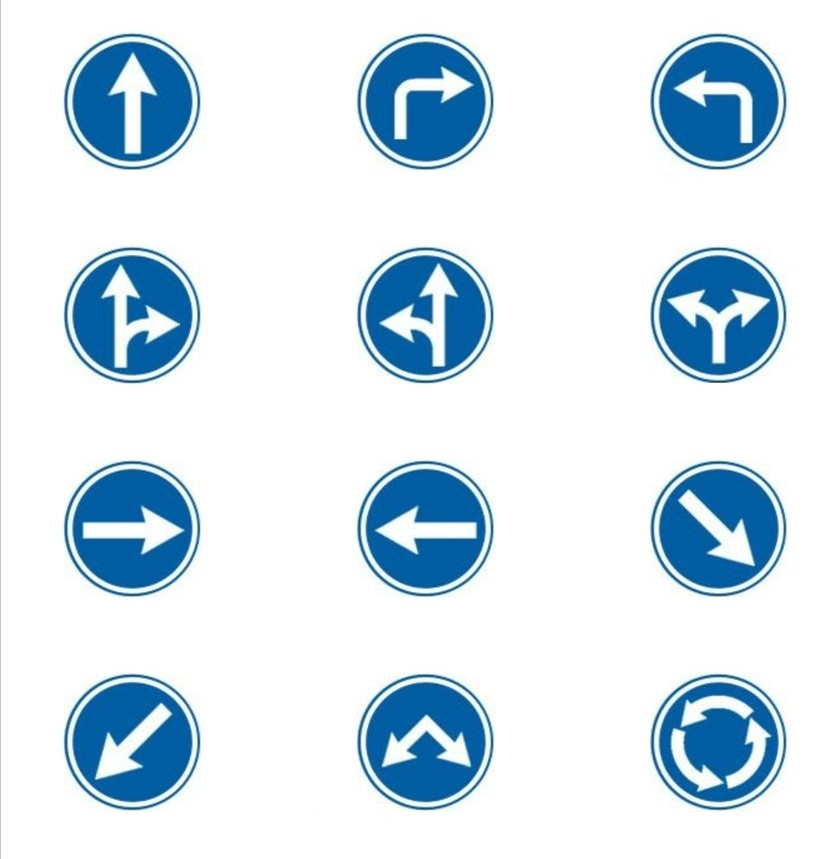
#> input picture g1.jpg, 817 x 859 px
$ python app_detect.py
#> lines starting #> are read from the running program, lines starting #| are printed output that depends on the picture; after the words box and inside, x2 and y2 are one past the last pixel; in counts of white or black regions, pixels touching at a corner belong together
import cv2
import numpy as np

def is_circle(contour):

    epsilon = 0.02 * cv2.arcLength(contour, True)
    approx = cv2.approxPolyDP(contour, epsilon, True)

    # proverka za krugla forma
    return len(approx) >= 8

def detect_and_draw_sign(image):
    # select image

#> called with image = 'recog_image.jpg'
    image = cv2.imread("g1.jpg")
#> image is the input picture: shape (859, 817, 3); mean B, G, R 236.6, 225.8, 209.7


    image = cv2.resize(image,(500,600)) # resizng
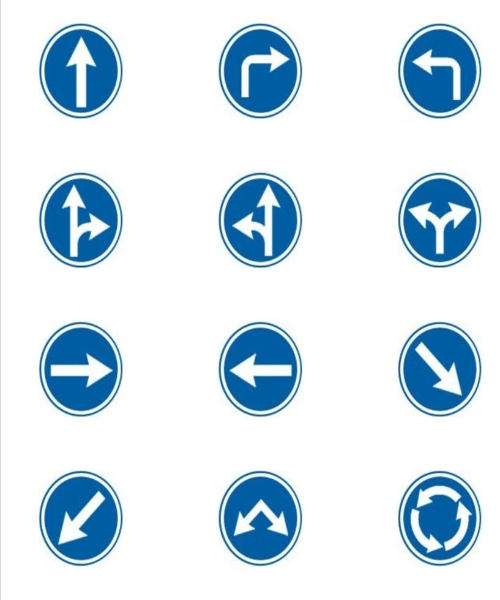
#> image: shape (600, 500, 3); mean B, G, R 236.6, 225.7, 209.7


    hsv = cv2.cvtColor(image, cv2.COLOR_BGR2HSV) # converting to hsv
#> hsv: shape (600, 500, 3); mean H, S, V 31.2, 42.4, 236.8

    # Opredelqne na oblastite na cvetovete koito otgovarqt za cvetovete na putniq znak

    lower_blue = np.array([100, 100, 100])
    upper_blue = np.array([140, 255, 255])
    mask = cv2.inRange(hsv, lower_blue, upper_blue)
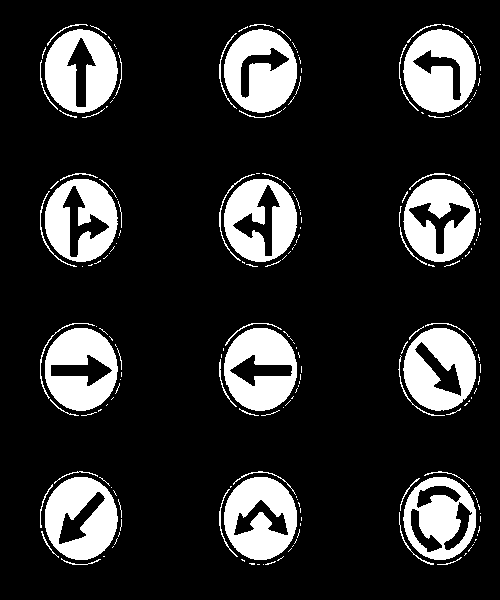
#> mask: shape (600, 500); 16.7% white; 211 white regions (156 under 20 px)


    contours, _ = cv2.findContours(mask, cv2.RETR_EXTERNAL, cv2.CHAIN_APPROX_SIMPLE)    # namirane na kontura na znaka
#> contours = 211 contours, 182 with area under 20; largest, box (x1, y1, x2, y2) and area: (224, 477, 297, 560) 4680, (45, 29, 118, 113) 4676, (224, 179, 297, 262) 4674, (224, 29, 297, 113) 4674, (45, 477, 118, 560) 4664

    # Ograjdane na znaka
    for contour in contours:
        area = cv2.contourArea(contour)
        if 500 < area < 5000 and is_circle(contour):
            x, y, w, h = cv2.boundingRect(contour)
            cv2.rectangle(image, (x, y), (x + w, y + h), (0, 0, 255), 2)
#> this loop made 211 passes
#> (area, epsilon in is_circle, x, y, h) on passes 47, 48, 50: (4649.5, 5.12, 403, 477, 83), (4680.5, 5.14, 224, 477, 83), (4664, 5.13, 45, 477, 83)
#> (area, x, y, h) on passes 96, 97, 99, 153, 154, 156: (4628, 403, 328, 83), (4660.5, 224, 328, 83), (4656.5, 45, 328, 83), (4654, 403, 179, 83), (4674, 224, 179, 83), (4663, 45, 179, 83)
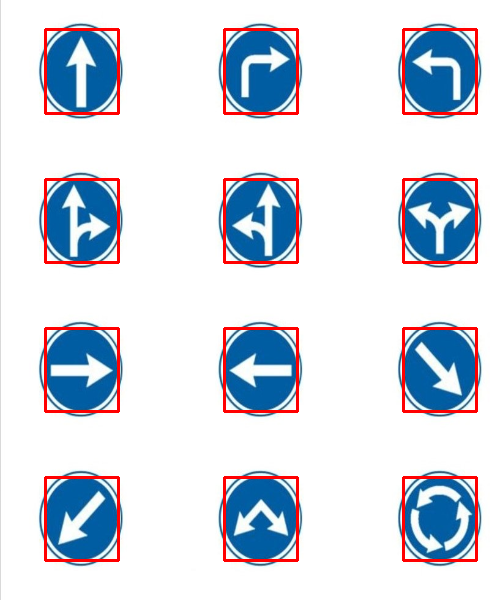
#> image: shape (600, 500, 3); 3.73% of pixels changed, all inside (x1, y1, x2, y2) = (44, 28, 478, 562)

    # pokazvane na rezultat
    cv2.imshow('Detect Sign', image)
    cv2.waitKey(0)
    cv2.destroyAllWindows()

detect_and_draw_sign('recog_image.jpg')

$ run again, with 40.jpg copied over g1.jpg
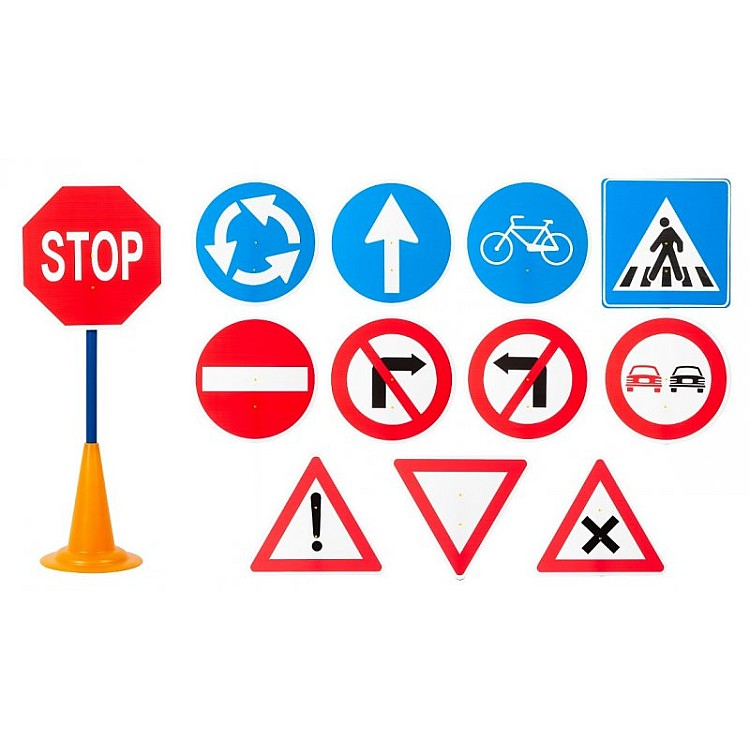
#> input picture 40.jpg, 750 x 750 px
#> in detect_and_draw_sign, image is the input picture: shape (750, 750, 3); mean B, G, R 227.1, 221, 232.6
#> in detect_and_draw_sign, `image = cv2.resize(image,(500,600))`:
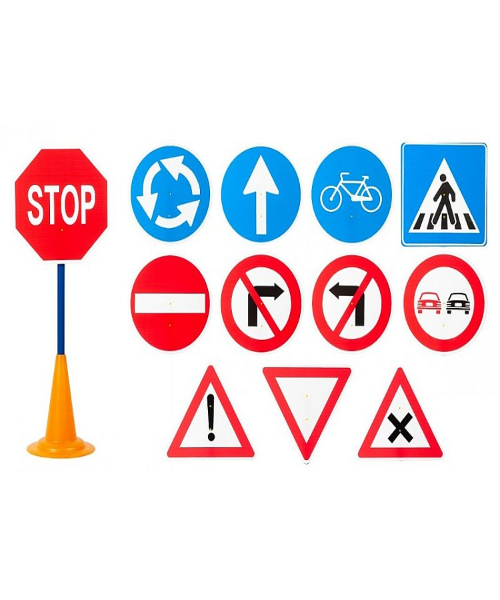
#> image: shape (600, 500, 3); mean B, G, R 227, 221, 232.5
#> hsv: shape (600, 500, 3); mean H, S, V 38.7, 42.8, 248.5
#> in detect_and_draw_sign, `mask = cv2.inRange(hsv, lower_blue, upper_blue)`:
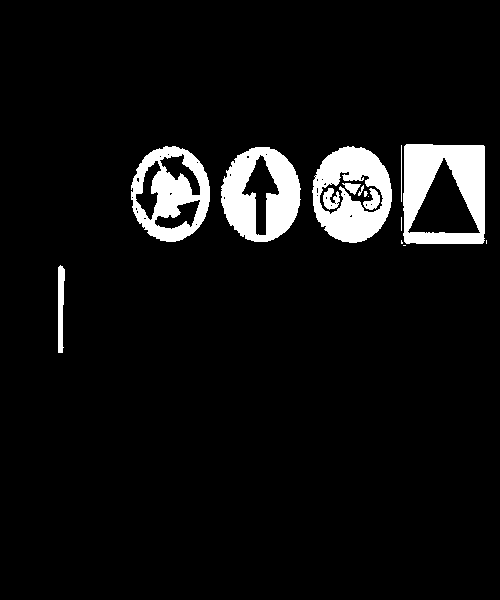
#> mask: shape (600, 500); 6.6% white; 16 white regions (6 under 20 px)
#> contours = 10 contours, 5 with area under 20; largest, box (x1, y1, x2, y2) and area: (403, 144, 485, 244) 7869, (312, 146, 392, 243) 5902, (131, 146, 210, 242) 5776, (221, 147, 301, 242) 5746, (58, 265, 65, 353) 394
#> the loop in detect_and_draw_sign, `for contour in contours:` made 10 passes
#> area on passes 1, 6, 7, 8, 10: 394.5, 5745.5, 5901.5, 5776, 7869
